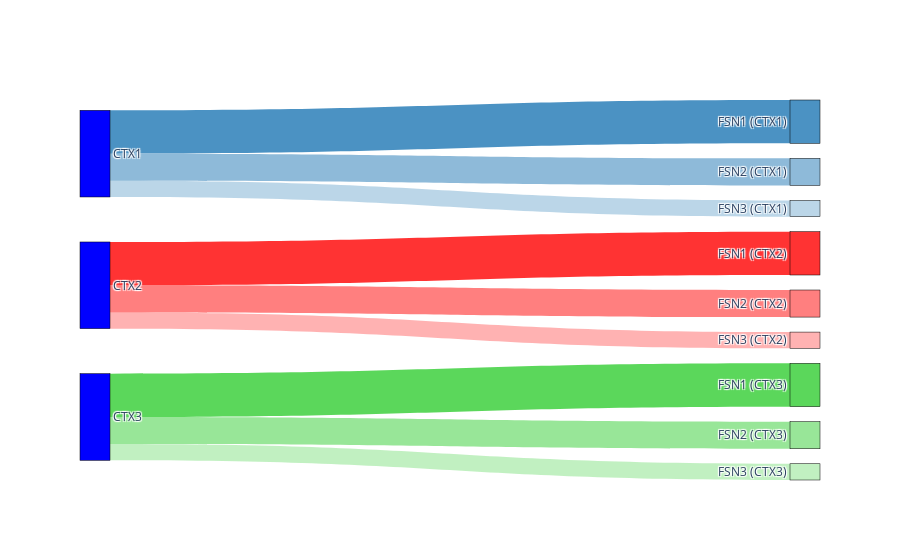

The code cell stored with this chart in its notebook:
### Code cell
labels = [
    "CTX1", "CTX2", "CTX3",  
    "FSN1 (CTX1)", "FSN1 (CTX2)", "FSN1 (CTX3)", 
    "FSN2 (CTX1)", "FSN2 (CTX2)", "FSN2 (CTX3)",
    "FSN3 (CTX1)", "FSN3 (CTX2)", "FSN3 (CTX3)"  
]

source = [
    0, 0, 0,  
    1, 1, 1,
    2, 2, 2   
]

target = [
    3, 6, 9,  
    4, 7, 10, 
    5, 8, 11  
]

value = [
    8, 5, 3, 
    8, 5, 3,  
    8, 5, 3  
]

link_colors = [
    "rgba(31, 119, 180, 0.8)", "rgba(31, 119, 180, 0.5)", "rgba(31, 119, 180, 0.3)",  
    "rgba(255, 0, 0, 0.8)", "rgba(255, 0, 0, 0.5)", "rgba(255, 0, 0, 0.3)",         
    "rgba(50, 205, 50, 0.8)", "rgba(50, 205, 50, 0.5)", "rgba(50, 205, 50, 0.3)"    
]

# Sankey 다이어그램
fig = go.Figure(go.Sankey(
    node=dict(
        pad=15,
        thickness=30,
        line=dict(color="black", width=0.5),
        label=labels,
        color=[
            "blue", "blue", "blue",  
            "rgba(31, 119, 180, 0.8)", "rgba(255, 0, 0, 0.8)", "rgba(50, 205, 50, 0.8)",  
            "rgba(31, 119, 180, 0.5)", "rgba(255, 0, 0, 0.5)", "rgba(50, 205, 50, 0.5)",  
            "rgba(31, 119, 180, 0.3)", "rgba(255, 0, 0, 0.3)", "rgba(50, 205, 50, 0.3)"  
        ]
    ),
    link=dict(
        source=source,
        target=target,
        value=value,
        color=link_colors
    )
))

fig.show()

### Figure 1 — Plotly figure (JSON) as saved in the notebook; plotly's stock layout.template omitted (floating-point values rounded to 4 significant figures)
{"data": [{"link": {"color": ["rgba(31, 119, 180, 0.8)", "rgba(31, 119, 180, 0.5)", "rgba(31, 119, 180, 0.3)", "rgba(255, 0, 0, 0.8)", "rgba(255, 0, 0, 0.5)", "rgba(255, 0, 0, 0.3)", "rgba(50, 205, 50, 0.8)", "rgba(50, 205, 50, 0.5)", "rgba(50, 205, 50, 0.3)"], "source": [0, 0, 0, 1, 1, 1, 2, 2, 2], "target": [3, 6, 9, 4, 7, 10, 5, 8, 11], "value": [8, 5, 3, 8, 5, 3, 8, 5, 3]}, "node": {"color": ["blue", "blue", "blue", "rgba(31, 119, 180, 0.8)", "rgba(255, 0, 0, 0.8)", "rgba(50, 205, 50, 0.8)", "rgba(31, 119, 180, 0.5)", "rgba(255, 0, 0, 0.5)", "rgba(50, 205, 50, 0.5)", "rgba(31, 119, 180, 0.3)", "rgba(255, 0, 0, 0.3)", "rgba(50, 205, 50, 0.3)"], "label": ["CTX1", "CTX2", "CTX3", "FSN1 (CTX1)", "FSN1 (CTX2)", "FSN1 (CTX3)", "FSN2 (CTX1)", "FSN2 (CTX2)", "FSN2 (CTX3)", "FSN3 (CTX1)", "FSN3 (CTX2)", "FSN3 (CTX3)"], "line": {"color": "black", "width": 0.5}, "pad": 15, "thickness": 30}, "type": "sankey"}], "layout": {}}
